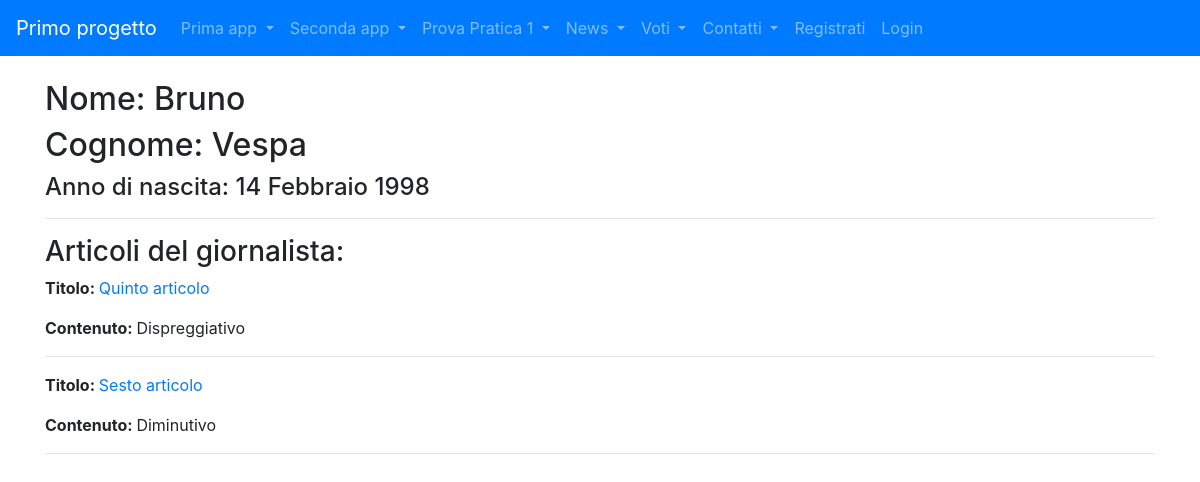
Page /news/giornalisti/6 on the earlier database version.
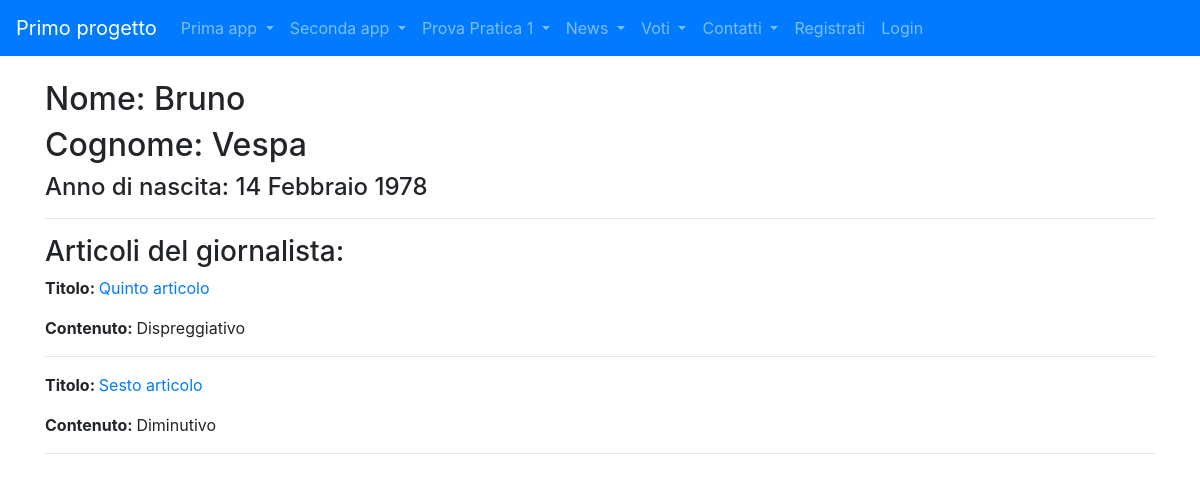
Same page on the later database version.
### news/models.py (models this page shows, shortened)
class Giornalista(models.Model):
    nome = models.CharField(max_length=20)
    cognome = models.CharField(max_length=20)
    anno_di_nascita = models.DateField(blank=True)
    class Meta:
        verbose_name = "Giornalista"
        verbose_name_plural = "Giornalisti"

### news/views.py (the view)
# urls.py: path("giornalisti/<int:pk>", giornalistaDetailView, name="giornalista_detail"),
def giornalistaDetailView(request, pk):
    giornalista = Giornalista.objects.get(pk=pk)
    articoli_giornalista = Articolo.objects.filter(giornalista=pk)
    context = {"giornalista": giornalista,
               "articoli_giornalista" : articoli_giornalista}
    return render(request, "news/giornalista_detail.html", context)

### news/templates/news/giornalista_detail.html (shortened to what this page needs)
{% extends 'base.html' %}
{% block content %}
    <h2>Nome: {{ giornalista.nome }}</h1>
    <h2>Cognome: {{ giornalista.cognome }}</h3>
    <h4>Anno di nascita: {{ giornalista.anno_di_nascita }}</h5>
    <hr>
    <h3>Articoli del giornalista:</h4>
        {% for articolo in articoli_giornalista %}
                        <p><strong>Titolo: </strong><a href="{% url 'news:articolo_detail' articolo.id %}">{{ articolo.titolo }}</a></p>
                        <p><strong>Contenuto: </strong>{{ articolo.contenuto }}</p>
                        <hr>
        {% endfor %}
{% endblock content %}

Differences in the rows shown:
changed Giornalista "Bruno": anno_di_nascita "14 Febbraio 1998" → "14 Febbraio 1978"
